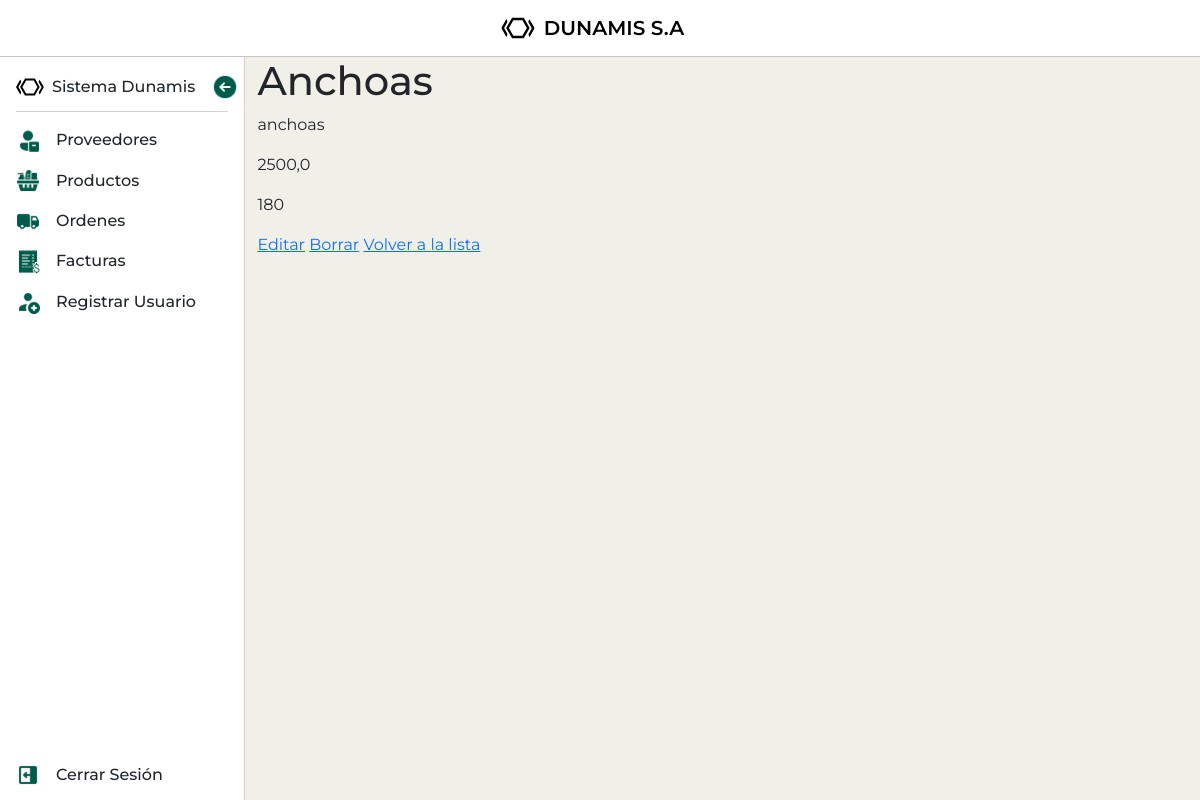
Before: /productos/23/ (signed in) with the older database file.
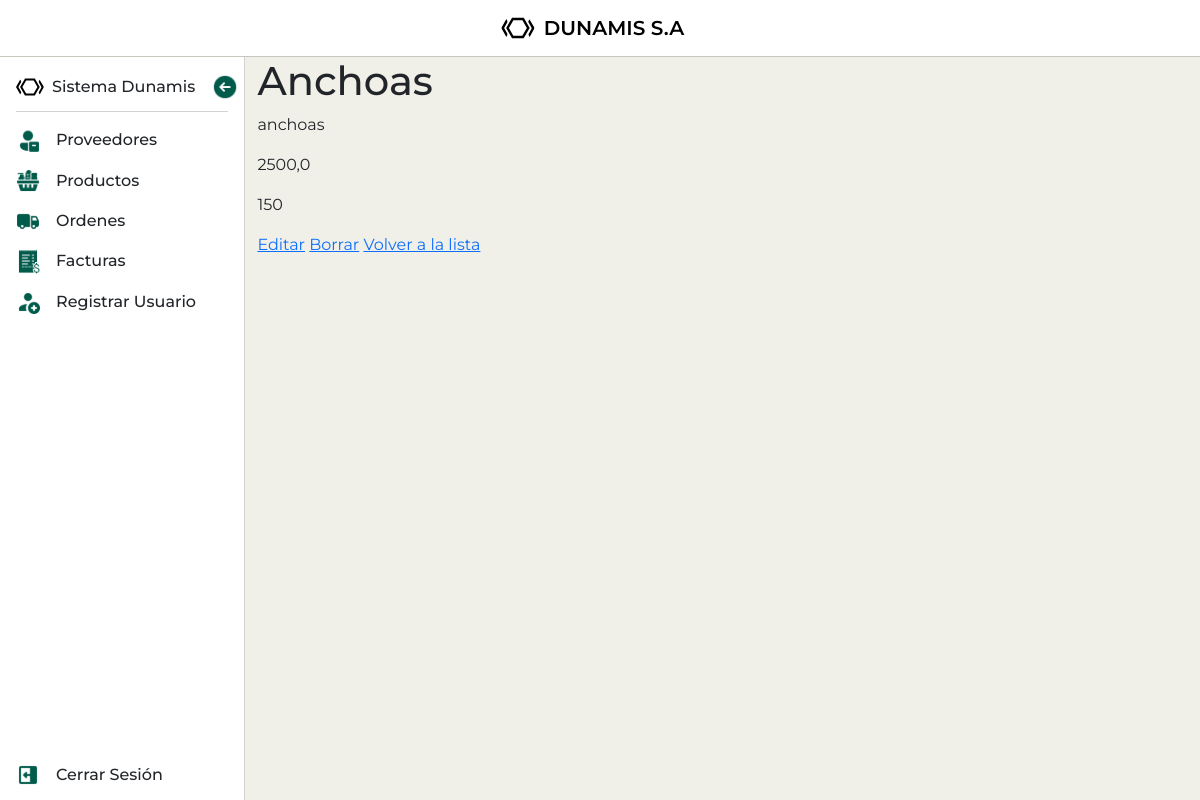
After: the same page with the newer database file.
### mod_ventas/sub_mod_productos/models.py (models this page shows, shortened)
class Producto(models.Model):
    nombre = models.CharField(max_length=150)
    imagen = models.ImageField(upload_to='productos/', blank=True, null=True, default='productos/default.png')
    tipo_producto = models.ForeignKey(TipoProducto, on_delete=models.CASCADE, default=1)
    proveedor = models.ForeignKey(Proveedor, on_delete=models.CASCADE, default=1)
    precio_compra = models.FloatField(validators=[MinValueValidator(1)], default=0)
    precio_venta = models.FloatField(validators=[MinValueValidator(1)], default=0)
    codigo_lote = models.CharField(max_length=150, default='')
    stock = models.IntegerField(default=0)
    fecha_vencimiento = models.DateField(default=date.today)
    slug = models.SlugField(default='', null=False)
    activo = models.BooleanField(default=True)
    descripcion = models.TextField()

### mod_ventas/sub_mod_productos/views.py (the view)
# urls.py: path('<int:pk>/', ProductoDetailView.as_view(), name='producto_detalle'),
class ProductoDetailView(LoginRequiredMixin, DetailView):
    model = Producto
    template_name = 'sub_mod_productos/producto_detail.html'
    context_object_name = 'producto'
    def get_object(self, queryset=None):
        try:
            return super().get_object(queryset)
        except Producto.DoesNotExist:
            raise Http404("Producto not found")
    def get_context_data(self, **kwargs):
        context = super().get_context_data(**kwargs)
        context['related_items'] = Producto.objects.filter(tipo_producto=self.object.tipo_producto)
        return context

### mod_ventas/sub_mod_productos/templates/sub_mod_productos/producto_detail.html
{% extends "base.html" %}
{% load static %}
{% block content %}
    <h1>{{ object.nombre }}</h1>
    <p>{{ object.descripcion }}</p>
    <p>{{ object.precio_venta }}</p>
    <p>{{ object.stock }}</p>
    <a href="{% url 'producto_editar' object.pk %}">Editar</a>
    <a href="{% url 'producto_borrar' object.pk %}">Borrar</a>
    <a href="{% url 'producto_list' %}">Volver a la lista</a>
{% endblock %}

Changed rows visible on the page:
changed Producto "Anchoas": stock "180" → "150"
